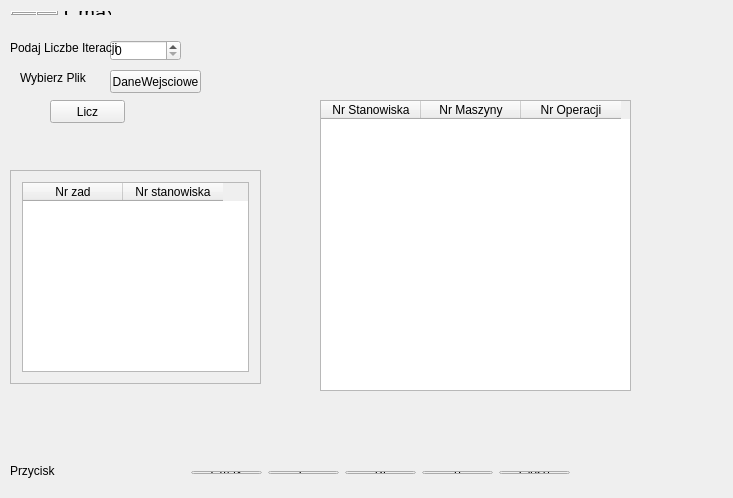
<?xml version="1.0" encoding="UTF-8"?>
<ui version="4.0">
 <class>MainWindow</class>
 <widget class="QMainWindow" name="MainWindow">
  <property name="geometry">
   <rect>
    <x>0</x>
    <y>0</y>
    <width>733</width>
    <height>498</height>
   </rect>
  </property>
  <property name="windowTitle">
   <string>MainWindow</string>
  </property>
  <widget class="QWidget" name="centralWidget">
   <widget class="QLabel" name="Button_pressed_label">
    <property name="geometry">
     <rect>
      <x>10</x>
      <y>450</y>
      <width>81</width>
      <height>41</height>
     </rect>
    </property>
    <property name="text">
     <string>Przycisk</string>
    </property>
   </widget>
   <widget class="QScrollArea" name="scrollArea">
    <property name="geometry">
     <rect>
      <x>10</x>
      <y>170</y>
      <width>251</width>
      <height>214</height>
     </rect>
    </property>
    <property name="widgetResizable">
     <bool>true</bool>
    </property>
    <widget class="QWidget" name="scrollAreaWidgetContents">
     <property name="geometry">
      <rect>
       <x>0</x>
       <y>0</y>
       <width>249</width>
       <height>212</height>
      </rect>
     </property>
     <layout class="QFormLayout" name="formLayout">
      <item row="0" column="0" colspan="2">
       <widget class="QTableWidget" name="tableWidget">
        <property name="autoScroll">
         <bool>true</bool>
        </property>
        <property name="alternatingRowColors">
         <bool>true</bool>
        </property>
        <property name="columnCount">
         <number>2</number>
        </property>
        <attribute name="verticalHeaderVisible">
         <bool>false</bool>
        </attribute>
        <column>
         <property name="text">
          <string>Nr zad</string>
         </property>
        </column>
        <column>
         <property name="text">
          <string>Nr stanowiska</string>
         </property>
        </column>
       </widget>
      </item>
     </layout>
    </widget>
   </widget>
   <widget class="QWidget" name="layoutWidget">
    <property name="geometry">
     <rect>
      <x>180</x>
      <y>460</y>
      <width>401</width>
      <height>25</height>
     </rect>
    </property>
    <layout class="QHBoxLayout" name="horizontalLayout">
     <item>
      <widget class="QPushButton" name="button_Cmax">
       <property name="text">
        <string>Cmax</string>
       </property>
      </widget>
     </item>
     <item>
      <widget class="QPushButton" name="button_C">
       <property name="text">
        <string>C</string>
       </property>
      </widget>
     </item>
     <item>
      <widget class="QPushButton" name="button_PI">
       <property name="text">
        <string>PI</string>
       </property>
      </widget>
     </item>
     <item>
      <widget class="QPushButton" name="button_p">
       <property name="text">
        <string>p</string>
       </property>
      </widget>
     </item>
     <item>
      <widget class="QPushButton" name="pushButton_5">
       <property name="text">
        <string>Close</string>
       </property>
      </widget>
     </item>
    </layout>
   </widget>
   <widget class="QWidget" name="layoutWidget">
    <property name="geometry">
     <rect>
      <x>0</x>
      <y>0</y>
      <width>122</width>
      <height>26</height>
     </rect>
    </property>
    <layout class="QHBoxLayout" name="horizontalLayout_2">
     <item>
      <widget class="QLCDNumber" name="LCD_Cmax">
       <property name="value" stdset="0">
        <double>0.000000000000000</double>
       </property>
       <property name="intValue" stdset="0">
        <number>0</number>
       </property>
      </widget>
     </item>
     <item>
      <widget class="QLabel" name="opis">
       <property name="font">
        <font>
         <pointsize>15</pointsize>
        </font>
       </property>
       <property name="text">
        <string>Cmax</string>
       </property>
      </widget>
     </item>
    </layout>
   </widget>
   <widget class="QSpinBox" name="spinBox">
    <property name="geometry">
     <rect>
      <x>110</x>
      <y>40</y>
      <width>71</width>
      <height>21</height>
     </rect>
    </property>
   </widget>
   <widget class="QPushButton" name="Licz">
    <property name="geometry">
     <rect>
      <x>50</x>
      <y>100</y>
      <width>75</width>
      <height>23</height>
     </rect>
    </property>
    <property name="text">
     <string>Licz</string>
    </property>
   </widget>
   <widget class="QPushButton" name="wczytaj_plik">
    <property name="geometry">
     <rect>
      <x>110</x>
      <y>70</y>
      <width>91</width>
      <height>23</height>
     </rect>
    </property>
    <property name="text">
     <string>DaneWejsciowe</string>
    </property>
   </widget>
   <widget class="QLabel" name="label">
    <property name="geometry">
     <rect>
      <x>10</x>
      <y>40</y>
      <width>111</width>
      <height>16</height>
     </rect>
    </property>
    <property name="text">
     <string>Podaj Liczbe Iteracji</string>
    </property>
   </widget>
   <widget class="QLabel" name="label_2">
    <property name="geometry">
     <rect>
      <x>20</x>
      <y>70</y>
      <width>71</width>
      <height>16</height>
     </rect>
    </property>
    <property name="text">
     <string>Wybierz Plik</string>
    </property>
   </widget>
   <widget class="QTableWidget" name="tableWidget_2">
    <property name="geometry">
     <rect>
      <x>320</x>
      <y>100</y>
      <width>311</width>
      <height>291</height>
     </rect>
    </property>
    <property name="alternatingRowColors">
     <bool>true</bool>
    </property>
    <attribute name="verticalHeaderVisible">
     <bool>false</bool>
    </attribute>
    <column>
     <property name="text">
      <string>Nr Stanowiska</string>
     </property>
    </column>
    <column>
     <property name="text">
      <string>Nr Maszyny</string>
     </property>
    </column>
    <column>
     <property name="text">
      <string>Nr Operacji</string>
     </property>
    </column>
   </widget>
   <zorder>scrollArea</zorder>
   <zorder>Button_pressed_label</zorder>
   <zorder>layoutWidget</zorder>
   <zorder>layoutWidget</zorder>
   <zorder>spinBox</zorder>
   <zorder>Licz</zorder>
   <zorder>wczytaj_plik</zorder>
   <zorder>label</zorder>
   <zorder>label_2</zorder>
   <zorder>tableWidget_2</zorder>
  </widget>
 </widget>
 <layoutdefault spacing="6" margin="11"/>
 <resources/>
 <connections>
  <connection>
   <sender>pushButton_5</sender>
   <signal>clicked()</signal>
   <receiver>MainWindow</receiver>
   <slot>close()</slot>
   <hints>
    <hint type="sourcelabel">
     <x>563</x>
     <y>467</y>
    </hint>
    <hint type="destinationlabel">
     <x>594</x>
     <y>472</y>
    </hint>
   </hints>
  </connection>
 </connections>
</ui>
